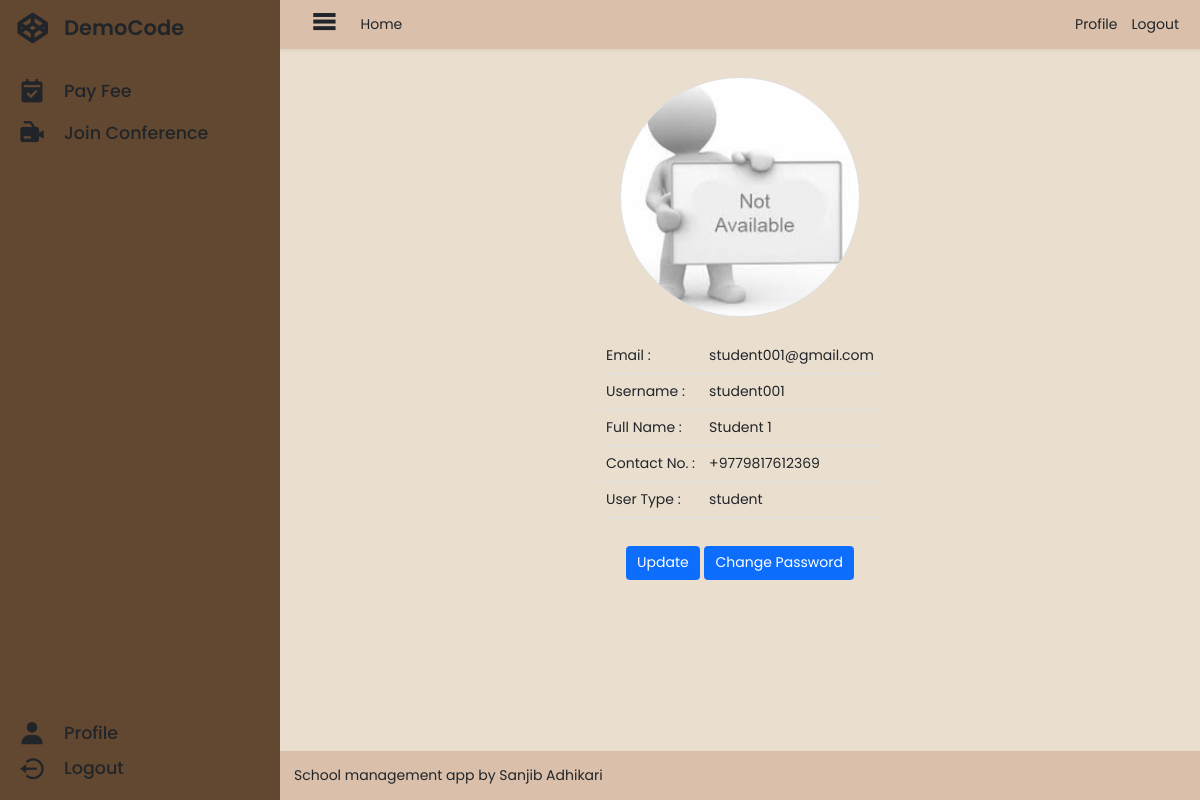
/student/profile/ (signed in), run on the app's committed database.
### base/models.py (models this page shows, shortened)
class User(AbstractBaseUser):
    id = models.UUIDField(
        verbose_name=_("ID"),
        primary_key=True,
        default=uuid.uuid4,
        editable=False,
    )
    email = models.EmailField(
        verbose_name=_("Email"),
        max_length=127,
        unique=True,
        error_messages={
            "null": _("Email field is required."),
            "unique": _("An account with that email already exists. Please login to continue."),
            "invalid": _("Enter a valid email address."),
        },
    )
    username = models.CharField(
        verbose_name=_("Username"),
        max_length=127,
        unique=True,
        error_messages={
            "null": _("Username field is required."),
            "unique": _("An account with that username already exists."),
            "invalid": _("Enter a valid username."),
        },
        help_text=_("Better to use your email address all characters before @."),
    )
    user_type = models.ForeignKey(
        UserType,
        on_delete=models.SET_NULL,
        related_name="user_type",
        null=True,
        blank=True,
    )
    name = models.CharField(
        verbose_name=_("Full Name"),
        max_length=255,
        null=True,
        blank=True,
    )
    contact_number = PhoneNumberField(
        verbose_name=_("Contact Number"),
        null=True,
        blank=True,
    )
    avatar = models.ImageField(
        verbose_name=_("Avatar"),
        blank=True,
        null=True,
        default=get_default_avatar,
        upload_to=get_user_avatar,
    )
    is_email_verified = models.BooleanField(
        verbose_name=_("Email Verification Status"),
        default=get_email_verified_value,
        help_text=_("Designates whether this user is verified or not."),
    )
    is_staff = models.BooleanField(
        verbose_name=_("Staff Status"),
        default=False,
        help_text=_("Designates whether the user can log into this admin site."),
    )
    is_active = models.BooleanField(
        verbose_name=_("Active"),
        default=True,
        help_text=_(
            "Designates whether this user should be treated as active."
            "Unselect this field instead of deleting accounts."
        ),
    )
    is_superuser = models.BooleanField(
        _("superuser status"),
        default=False,
        help_text=_("Designates that this user has all permissions without explicitly assigning them."),
    )
    user_permissions = models.ManyToManyField(
        Permission,
        verbose_name=_("user permissions"),
        blank=True,
        help_text=_("Specific permissions for this user."),
        related_name="user_set",
        related_query_name="user",
    )
    groups = models.ManyToManyField(
        Group,
        verbose_name=_("Groups"),
        blank=True,
        help_text=_(
            "The groups this user belongs to. A user will get all permissions granted to each of their groups."
        ),
        related_name="user_set",
        related_query_name="user",
    )
    last_login = models.DateTimeField(
        verbose_name=_("Last Login"),
        auto_now=True,
    )
    date_joined = models.DateTimeField(
        verbose_name=_("Date Joined"),
        auto_now_add=True,
        editable=False,
    )
    objects = UserManager()
    USERNAME_FIELD = "email"
    REQUIRED_FIELDS = []
    class Meta:
        verbose_name = _("User")
        verbose_name_plural = _("Users")
        ordering = ["-date_joined"]

class UserType(models.Model):
    id = models.UUIDField(
        verbose_name=_("ID"),
        primary_key=True,
        default=uuid.uuid4,
        editable=False,
    )
    name = models.CharField(
        _("name"),
        max_length=31,
        unique=True,
    )
    permissions = models.ManyToManyField(
        Permission,
        verbose_name=_("permissions"),
        blank=True,
    )
    objects = UserTypeManager()
    def __str__(self):
        return self.name

### student/decorators.py (the view)
    def message_function(request, uuid=None, *args, **kwargs):
        if isinstance(request, WSGIRequest):
            if request.user.is_authenticated and not request.user.user_type.name == "student":
                messages.error(request, "You must login as student to access this page.")
            elif not request.user.is_authenticated:
                messages.error(request, "You must login to access this page.")
        return function(request, uuid, *args, **kwargs)

### student/views.py (called while the page is built)
@student_message
@student_required
def profile_view(request, *args, **kwargs):
    return render(request, "student/profile.html")

### student/templates/student/profile.html (shortened to what this page needs)
{% extends 'student/base.html' %}
{% load static %}
{% load crispy_forms_tags %}
{% block main %}
<div class="container">
    {% include 'snippets/profile.html' %}
    <div class="mt-2">
        <a href="{% url 'student:profile-update' %}" class="btn btn-primary mt-2">Update</a>
        <a href="{% url 'student:password-change' %}" class="btn btn-primary mt-2">Change Password</a>
    </div>
</div>
{% endblock main %}

### templates/snippets/profile.html
<div class="flex">
    <div class="">
        <div class="d-flex justify-content-center">
            <img class="border rounded-circle" src="{{ user.avatar.url }}">
        </div>
        <table class="table table-responsive border-bottom mt-4">
            <tbody>
                <tr>
                    <td>Email :</td>
                    <td>{{ user.email }}</td>
                </tr>
                <tr>
                    <td>Username :</td>
                    <td>{{ user.username }}</td>
                </tr>
                <tr>
                    <td>Full Name :</td>
                    <td>{{ user.name }}</td>
                </tr>
                <tr>
                    <td>Contact No. :</td>
                    <td>{{ user.contact_number }}</td>
                </tr>
                <tr>
                    <td>User Type :</td>
                    <td>{{ user.user_type }}</td>
                </tr>
            </tbody>
        </table>
    </div>
</div>

### static/css/base.css (style rules this page uses)
*, *::before, *::after { box-sizing: border-box; }
* { margin: 0; padding: 0; font-size: 14px; font-family: 'Poppins', sans-serif; }
a, a:hover { text-decoration: none; color: inherit; }
img { width: 240px; height: 240px; object-fit: cover; }
body { margin: 0; padding: 0; width: 100vw; height: 100vh; display: flex; }
.container { padding: 1rem; display: flex; flex-direction: column; align-items: center; overflow: auto; max-width: calc(100% - 2rem); height: 100%; }

### data on the page
User: avatar (placeholder picture), email "student001@gmail.com", username "student001", name "Student 1", contact_number "+9779817612369", user_type "student"
